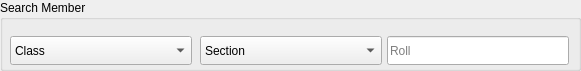
     <widget class="QGroupBox" name="groupBox_8">
      <property name="geometry">
       <rect>
        <x>3</x>
        <y>-2</y>
        <width>581</width>
        <height>71</height>
       </rect>
      </property>
      <property name="styleSheet">
       <string notr="true">font: 14pt &quot;Microsoft YaHei UI&quot;;</string>
      </property>
      <property name="title">
       <string>Search Member</string>
      </property>
      <widget class="QLineEdit" name="lineEdit_33">
       <property name="geometry">
        <rect>
         <x>387</x>
         <y>36</y>
         <width>182</width>
         <height>29</height>
        </rect>
       </property>
       <property name="styleSheet">
        <string notr="true">font: 12pt &quot;Microsoft YaHei UI&quot;;</string>
       </property>
       <property name="placeholderText">
        <string>Roll</string>
       </property>
      </widget>
      <widget class="QComboBox" name="comboBox_3">
       <property name="geometry">
        <rect>
         <x>10</x>
         <y>36</y>
         <width>182</width>
         <height>29</height>
        </rect>
       </property>
       <property name="cursor">
        <cursorShape>ArrowCursor</cursorShape>
       </property>
       <property name="styleSheet">
        <string notr="true">font: 12pt &quot;Microsoft YaHei UI&quot;;</string>
       </property>
       <property name="editable">
        <bool>false</bool>
       </property>
       <property name="currentText">
        <string>Class</string>
       </property>
       <property name="currentIndex">
        <number>0</number>
       </property>
       <property name="duplicatesEnabled">
        <bool>false</bool>
       </property>
       <item>
        <property name="text">
         <string>Class</string>
        </property>
       </item>
       <item>
        <property name="text">
         <string>6</string>
        </property>
       </item>
       <item>
        <property name="text">
         <string>7</string>
        </property>
       </item>
       <item>
        <property name="text">
         <string>8</string>
        </property>
       </item>
       <item>
        <property name="text">
         <string>9</string>
        </property>
       </item>
       <item>
        <property name="text">
         <string>10</string>
        </property>
       </item>
      </widget>
      <widget class="QComboBox" name="comboBox_4">
       <property name="geometry">
        <rect>
         <x>200</x>
         <y>36</y>
         <width>182</width>
         <height>29</height>
        </rect>
       </property>
       <property name="styleSheet">
        <string notr="true">font: 12pt &quot;Microsoft YaHei UI&quot;;</string>
       </property>
       <property name="editable">
        <bool>false</bool>
       </property>
       <property name="currentText">
        <string>Section</string>
       </property>
       <item>
        <property name="text">
         <string>Section</string>
        </property>
       </item>
       <item>
        <property name="text">
         <string>A</string>
        </property>
       </item>
       <item>
        <property name="text">
         <string>B</string>
        </property>
       </item>
       <item>
        <property name="text">
         <string>C</string>
        </property>
       </item>
      </widget>
     </widget>
